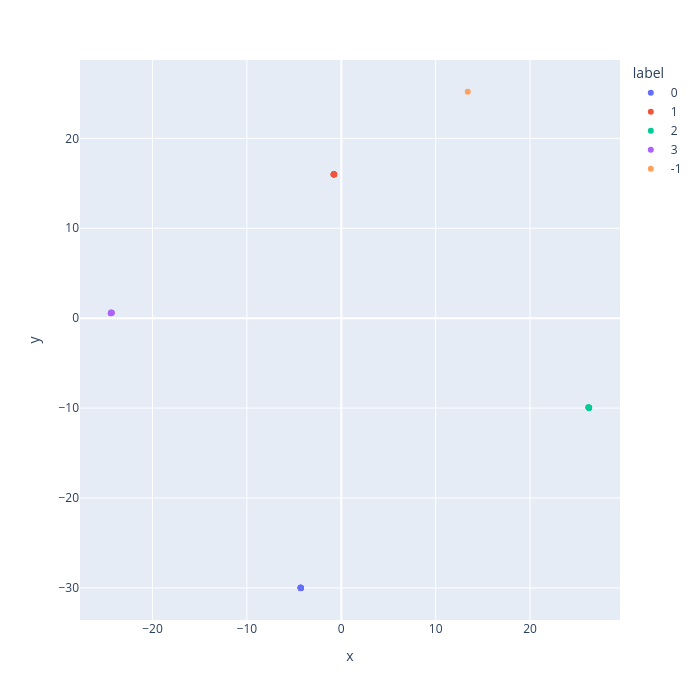

This figure's notebook cell:
### Code cell
px.scatter(
    center_df, 
    x='x', y='y', 
    color='label', hover_data=['station', 'cylinder id', 'radius', 'x', 'y'], 
    width=700, height=700)

### Figure 1 — Plotly figure (JSON) as saved in the notebook; plotly's stock layout.template omitted (floating-point values rounded to 4 significant figures)
{"data": [{"customdata": [["Tank409 Scan_Plains_Tank_409-_Setup_001", 86, 6.487], ["Tank409 Scan_Plains_Tank_409-_Setup_002", 48, 6.486], ["Tank409 Scan_Plains_Tank_409-_Setup_003", 77, 6.49], ["Tank409 Scan_Plains_Tank_409-_Setup_004", 142, 6.49], ["Tank409 Scan_Plains_Tank_409-_Setup_005", 74, 6.494], ["Tank409 Scan_Plains_Tank_409-_Setup_006", 77, 6.487], ["Tank409 Scan_Plains_Tank_409-_Setup_007", 47, 6.488], ["Tank409 Scan_Plains_Tank_409-_Setup_008", 82, 6.488]], "hovertemplate": "label=0<br>x=%{x}<br>y=%{y}<br>station=%{customdata[0]}<br>cylinder id=%{customdata[1]}<br>radius=%{customdata[2]}<extra></extra>", "legendgroup": "0", "marker": {"color": "#636efa", "symbol": "circle"}, "mode": "markers", "name": "0", "orientation": "v", "showlegend": true, "type": "scatter", "x": [-4.291, -4.293, -4.291, -4.292, -4.305, -4.286, -4.297, -4.326], "xaxis": "x", "y": [-29.98, -30.04, -30.01, -30.01, -29.96, -29.97, -30.01, -29.99], "yaxis": "y"}, {"customdata": [["Tank409 Scan_Plains_Tank_409-_Setup_001", 89, 5.28], ["Tank409 Scan_Plains_Tank_409-_Setup_002", 92, 5.516], ["Tank409 Scan_Plains_Tank_409-_Setup_003", 42, 5.348], ["Tank409 Scan_Plains_Tank_409-_Setup_004", 140, 5.374], ["Tank409 Scan_Plains_Tank_409-_Setup_005", 77, 5.244], ["Tank409 Scan_Plains_Tank_409-_Setup_006", 78, 5.27], ["Tank409 Scan_Plains_Tank_409-_Setup_007", 15, 5.355]], "hovertemplate": "label=1<br>x=%{x}<br>y=%{y}<br>station=%{customdata[0]}<br>cylinder id=%{customdata[1]}<br>radius=%{customdata[2]}<extra></extra>", "legendgroup": "1", "marker": {"color": "#EF553B", "symbol": "circle"}, "mode": "markers", "name": "1", "orientation": "v", "showlegend": true, "type": "scatter", "x": [-0.8031, -0.7308, -0.7871, -0.7846, -0.8214, -0.7951, -0.7993], "xaxis": "x", "y": [16.0, 15.99, 16.01, 16.01, 15.98, 15.98, 16.01], "yaxis": "y"}, {"customdata": [["Tank409 Scan_Plains_Tank_409-_Setup_001", 95, 9.147], ["Tank409 Scan_Plains_Tank_409-_Setup_002", 77, 9.161], ["Tank409 Scan_Plains_Tank_409-_Setup_003", 50, 9.164], ["Tank409 Scan_Plains_Tank_409-_Setup_004", 143, 9.17], ["Tank409 Scan_Plains_Tank_409-_Setup_005", 89, 9.182], ["Tank409 Scan_Plains_Tank_409-_Setup_006", 81, 9.138], ["Tank409 Scan_Plains_Tank_409-_Setup_008", 98, 9.2]], "hovertemplate": "label=2<br>x=%{x}<br>y=%{y}<br>station=%{customdata[0]}<br>cylinder id=%{customdata[1]}<br>radius=%{customdata[2]}<extra></extra>", "legendgroup": "2", "marker": {"color": "#00cc96", "symbol": "circle"}, "mode": "markers", "name": "2", "orientation": "v", "showlegend": true, "type": "scatter", "x": [26.24, 26.17, 26.23, 26.22, 26.27, 26.23, 26.24], "xaxis": "x", "y": [-9.961, -9.897, -9.949, -9.946, -9.966, -9.956, -9.929], "yaxis": "y"}, {"customdata": [["Tank409 Scan_Plains_Tank_409-_Setup_004", 138, 4.182], ["Tank409 Scan_Plains_Tank_409-_Setup_005", 63, 4.214], ["Tank409 Scan_Plains_Tank_409-_Setup_006", 76, 4.187], ["Tank409 Scan_Plains_Tank_409-_Setup_007", 41, 4.176], ["Tank409 Scan_Plains_Tank_409-_Setup_008", 73, 4.209]], "hovertemplate": "label=3<br>x=%{x}<br>y=%{y}<br>station=%{customdata[0]}<br>cylinder id=%{customdata[1]}<br>radius=%{customdata[2]}<extra></extra>", "legendgroup": "3", "marker": {"color": "#ab63fa", "symbol": "circle"}, "mode": "markers", "name": "3", "orientation": "v", "showlegend": true, "type": "scatter", "x": [-24.43, -24.4, -24.34, -24.41, -24.31], "xaxis": "x", "y": [0.5556, 0.632, 0.6104, 0.5596, 0.5954], "yaxis": "y"}, {"customdata": [["Tank409 Scan_Plains_Tank_409-_Setup_007", 5, 5.56]], "hovertemplate": "label=-1<br>x=%{x}<br>y=%{y}<br>station=%{customdata[0]}<br>cylinder id=%{customdata[1]}<br>radius=%{customdata[2]}<extra></extra>", "legendgroup": "-1", "marker": {"color": "#FFA15A", "symbol": "circle"}, "mode": "markers", "name": "-1", "orientation": "v", "showlegend": true, "type": "scatter", "x": [13.4], "xaxis": "x", "y": [25.19], "yaxis": "y"}], "layout": {"height": 700, "legend": {"title": {"text": "label"}, "tracegroupgap": 0}, "margin": {"t": 60}, "width": 700, "xaxis": {"anchor": "y", "domain": [0, 1], "title": {"text": "x"}}, "yaxis": {"anchor": "x", "domain": [0, 1], "title": {"text": "y"}}}}
